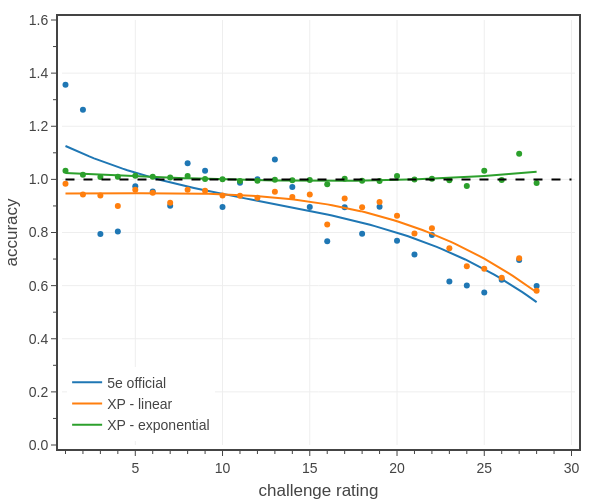

The code cell stored with this chart in its notebook:
### Code cell
# Fig. 3: plots XP accuracy vs level for encounter with a single CR appropriate monster
import pandas as pd

xp_method = 'linear'

# pc stats
classes = list(PC_CLASSES.keys())
pc_data_file = f'../../_classes/xp-and-player-characters/pc data - Medium 2 short rests.json'
dfP = load_pc_data(pc_data_file, [
    'class','level',
    'hit points mean',
    'hit points multiplier',
    'damage per round mean',
    'attack bonus','armor class',
    'encounter XP mean'
])
dfP['adj hit points mean'] = dfP['hit points mean']*dfP['hit points multiplier']
dfP = dfP.rename({
    'adj hit points mean': 'adj HP', 
    'damage per round mean': 'adj DPR', 
    'attack bonus': 'adj AB', 
    'armor class': 'adj AC',
    'encounter XP mean': 'eXP',
}, axis=1)
xp_values = 0.5*np.array(ENCOUNTER_DIFFICULTIES['Daily']['XP'])
dfP['Encounter XP'] = dfP.apply(lambda row: xp_values[row['level']-1], axis=1)
dfP['Encounter eXP']  = dfP.apply(lambda row: estats5e.effXP(row['adj HP'], row['adj AC'], row['adj DPR'], row['adj AB'], method=xp_method, ctype='PC'), axis=1)
dfP = dfP[dfP['class'].isin(classes)]
dfP = dfP[['level','adj HP','adj DPR','adj AC','adj AB','Encounter XP','Encounter eXP']].groupby(['level']).mean()

# monster stats
dfM = pd.read_csv('../../assets/data/monsters.csv')
dfM['eXP']  = dfM.apply(lambda row: estats5e.effXP(row['adj HP'], row['adj AC'], row['adj DPR'], row['adj AB'], method=xp_method, ctype='NPC'), axis=1)
dfM = dfM[dfM['CR'].between(1, 28)]
dfM.sort_values(by='CR', inplace=True)
dfM = dfM[['CR','HP','adj HP','AC','adj AC','adj DPR','adj AB','XP','eXP']].groupby(['CR']).mean()

# create figure
fig = go.Figure()
colors = iter(COLORS)
smooth_factor = 1

name = '5e official'
cr_offset = 0
crs = dfM.index.to_list()
dmg_ratio = np.array([calc_damage_ratio(dfP, dfM, 4*[max(1,min(cr+cr_offset,20))], cr) for cr in crs])
xp_ratio = np.array([calc_xp_ratio(dfP, dfM, 4*[max(1,min(cr+cr_offset,20))], cr) for cr in crs])
fig = tfb.plot_data_and_spline(fig, 
    x=crs, 
    y=xp_ratio/dmg_ratio,
    smooth_factor=smooth_factor, 
    name=name,
    legendgroup=name,
    line_color=next(colors),
    hovertemplate=
            f'<b>{name}</b><br>'+
            'challenge rating %{x}<br>'+
            'accuracy %{y:.2f}'+
            '<extra></extra>',
)

name = 'XP - linear'
dmg_ratio = np.array([calc_damage_ratio(dfP, dfM, 4*[max(1,min(cr+cr_offset,20))], cr) for cr in crs])
xp_ratio = np.array([calc_exp_ratio(dfP, dfM, 4*[max(1,min(cr+cr_offset,20))], cr) for cr in crs])
fig = tfb.plot_data_and_spline(fig, 
    x=crs, 
    y=xp_ratio/dmg_ratio,
    smooth_factor=smooth_factor, 
    name=name,
    legendgroup=name,
    line_color=next(colors),
    hovertemplate=
            f'<b>{name}</b><br>'+
            'challenge rating %{x}<br>'+
            'accuracy %{y:.2f}'+
            '<extra></extra>',
)

name = 'XP - exponential'
xp_method = 'exp'
dfP['Encounter eXP']  = dfP.apply(lambda row: estats5e.effXP(row['adj HP'], row['adj AC'], row['adj DPR'], row['adj AB'], method=xp_method, ctype='PC'), axis=1)
dfM['eXP']  = dfM.apply(lambda row: estats5e.effXP(row['adj HP'], row['adj AC'], row['adj DPR'], row['adj AB'], method=xp_method, ctype='NPC'), axis=1)
dmg_ratio = np.array([calc_damage_ratio(dfP, dfM, 4*[max(1,min(cr+cr_offset,20))], cr) for cr in crs])
xp_ratio = np.array([calc_exp_ratio(dfP, dfM, 4*[max(1,min(cr+cr_offset,20))], cr) for cr in crs])
fig = tfb.plot_data_and_spline(fig, 
    x=crs, 
    y=xp_ratio/dmg_ratio,
    smooth_factor=smooth_factor, 
    name=name,
    legendgroup=name,
    line_color=next(colors),
    hovertemplate=
            f'<b>{name}</b><br>'+
            'challenge rating %{x}<br>'+
            'accuracy %{y:.2f}'+
            '<extra></extra>',
)

fig.add_scatter(
    x=[1,30],
    y=[1,1],
    mode='lines',
    showlegend=False,
    line_color='black',
    line_dash='dash',
)

# show figure
fig.update_layout(
    template=tfb.FIG_TEMPLATE,
    xaxis=dict(
        title_text='challenge rating',
        range=[0.8, 30.2],
        tick0=0, dtick=5,
        minor=dict(tick0=0, dtick=1),
    ),
    yaxis=dict(
        title_text='accuracy',
        range=[0, 1.6],
        tick0=0, dtick=0.2, tickformat='.1f',
        minor=dict(tick0=0, dtick=0.1),
    ),
    legend=dict(
        yanchor='bottom', y=0.01,
        xanchor='left',   x=0.01,
    ),
    width=600, 
    height=500,
)
fig.show(config=tfb.FIG_CONFIG)

# save figures
if SAVEFIGS:
    fig.update_layout(autosize=True, width=None, height=None)
    tfb.save_fig_html(fig, format='large', name=f'./fig-xp-accuracy-vs-cr-matched-large')
    tfb.save_fig_html(fig, format='small', name=f'./fig-xp-accuracy-vs-cr-matched-small', marker_size=4)

### Figure 1 — Plotly figure (JSON) as saved in the notebook; plotly's stock layout.template omitted (floating-point values rounded to 4 significant figures)
{"data": [{"hovertemplate": "<b>5e official</b><br>challenge rating %{x}<br>accuracy %{y:.2f}<extra></extra>", "legendgroup": "5e official", "line": {"color": "#1f77b4"}, "mode": "markers", "name": "5e official", "showlegend": false, "type": "scatter", "x": [1, 2, 3, 4, 5, 6, 7, 8, 9, 10, 11, 12, 13, 14, 15, 16, 17, 18, 19, 20, 21, 22, 23, 24, 25, 26, 27, 28], "y": [1.356, 1.262, 0.7945, 0.8039, 0.974, 0.9548, 0.901, 1.061, 1.033, 0.8959, 0.9877, 1.0, 1.075, 0.9715, 0.896, 0.7672, 0.8952, 0.7955, 0.8967, 0.769, 0.7174, 0.791, 0.616, 0.6006, 0.5745, 0.6218, 0.6967, 0.5986]}, {"hoverinfo": "skip", "legendgroup": "5e official", "line": {"color": "#1f77b4"}, "mode": "lines", "name": "5e official", "showlegend": true, "type": "scatter", "x": [1, 1.273, 1.545, 1.818, 2.091, 2.364, 2.636, 2.909, 3.182, 3.455, 3.727, 4, 4.273, 4.545, 4.818, 5.091, 5.364, 5.636, 5.909, 6.182, 6.455, 6.727, 7, 7.273, 7.545, 7.818, 8.091, 8.364, 8.636, 8.909, 9.182, 9.455, 9.727, 10, 10.27, 10.55, 10.82, 11.09, 11.36, 11.64, 11.91, 12.18, 12.45, 12.73, 13, 13.27, 13.55, 13.82, 14.09, 14.36, 14.64, 14.91, 15.18, 15.45, 15.73, 16.0, 16.27, 16.55, 16.82, 17.09, 17.36, 17.64, 17.91, 18.18, 18.45, 18.73, 19, 19.27, 19.55, 19.82, 20.09, 20.36, 20.64, 20.91, 21.18, 21.45, 21.73, 22, 22.27, 22.55, 22.82, 23.09, 23.36, 23.64, 23.91, 24.18, 24.45, 24.73, 25, 25.27, 25.55, 25.82, 26.09, 26.36, 26.64, 26.91, 27.18, 27.45, 27.73, 28], "y": [1.126, 1.117, 1.109, 1.101, 1.094, 1.086, 1.079, 1.072, 1.065, 1.059, 1.053, 1.046, 1.04, 1.034, 1.029, 1.023, 1.018, 1.013, 1.008, 1.003, 0.9979, 0.9932, 0.9887, 0.9842, 0.9799, 0.9757, 0.9716, 0.9675, 0.9636, 0.9597, 0.9559, 0.9522, 0.9485, 0.9449, 0.9413, 0.9378, 0.9344, 0.9309, 0.9275, 0.9241, 0.9207, 0.9173, 0.914, 0.9106, 0.9072, 0.9038, 0.9004, 0.897, 0.8935, 0.89, 0.8865, 0.8829, 0.8792, 0.8755, 0.8717, 0.8679, 0.8639, 0.8599, 0.8558, 0.8516, 0.8473, 0.8429, 0.8384, 0.8338, 0.829, 0.8241, 0.8191, 0.8139, 0.8086, 0.8031, 0.7975, 0.7917, 0.7857, 0.7795, 0.7732, 0.7667, 0.7599, 0.753, 0.7459, 0.7386, 0.731, 0.7232, 0.7152, 0.707, 0.6985, 0.6897, 0.6807, 0.6715, 0.662, 0.6522, 0.6421, 0.6318, 0.6211, 0.6102, 0.599, 0.5874, 0.5756, 0.5634, 0.5509, 0.5381]}, {"hovertemplate": "<b>XP - linear</b><br>challenge rating %{x}<br>accuracy %{y:.2f}<extra></extra>", "legendgroup": "XP - linear", "line": {"color": "#ff7f0e"}, "mode": "markers", "name": "XP - linear", "showlegend": false, "type": "scatter", "x": [1, 2, 3, 4, 5, 6, 7, 8, 9, 10, 11, 12, 13, 14, 15, 16, 17, 18, 19, 20, 21, 22, 23, 24, 25, 26, 27, 28], "y": [0.9835, 0.9434, 0.9396, 0.8999, 0.9613, 0.9495, 0.912, 0.9606, 0.9576, 0.939, 0.9379, 0.9311, 0.9531, 0.9338, 0.9434, 0.8301, 0.9284, 0.895, 0.915, 0.8631, 0.7959, 0.816, 0.7409, 0.6733, 0.6637, 0.6299, 0.7029, 0.5808]}, {"hoverinfo": "skip", "legendgroup": "XP - linear", "line": {"color": "#ff7f0e"}, "mode": "lines", "name": "XP - linear", "showlegend": true, "type": "scatter", "x": [1, 1.273, 1.545, 1.818, 2.091, 2.364, 2.636, 2.909, 3.182, 3.455, 3.727, 4, 4.273, 4.545, 4.818, 5.091, 5.364, 5.636, 5.909, 6.182, 6.455, 6.727, 7, 7.273, 7.545, 7.818, 8.091, 8.364, 8.636, 8.909, 9.182, 9.455, 9.727, 10, 10.27, 10.55, 10.82, 11.09, 11.36, 11.64, 11.91, 12.18, 12.45, 12.73, 13, 13.27, 13.55, 13.82, 14.09, 14.36, 14.64, 14.91, 15.18, 15.45, 15.73, 16.0, 16.27, 16.55, 16.82, 17.09, 17.36, 17.64, 17.91, 18.18, 18.45, 18.73, 19, 19.27, 19.55, 19.82, 20.09, 20.36, 20.64, 20.91, 21.18, 21.45, 21.73, 22, 22.27, 22.55, 22.82, 23.09, 23.36, 23.64, 23.91, 24.18, 24.45, 24.73, 25, 25.27, 25.55, 25.82, 26.09, 26.36, 26.64, 26.91, 27.18, 27.45, 27.73, 28], "y": [0.947, 0.9468, 0.9467, 0.9467, 0.9466, 0.9466, 0.9467, 0.9467, 0.9468, 0.9469, 0.947, 0.9471, 0.9472, 0.9473, 0.9474, 0.9475, 0.9475, 0.9476, 0.9477, 0.9477, 0.9477, 0.9477, 0.9476, 0.9476, 0.9474, 0.9473, 0.9471, 0.9468, 0.9465, 0.9462, 0.9457, 0.9453, 0.9447, 0.9441, 0.9434, 0.9426, 0.9418, 0.9409, 0.9398, 0.9387, 0.9375, 0.9362, 0.9348, 0.9333, 0.9317, 0.93, 0.9282, 0.9262, 0.9241, 0.9219, 0.9196, 0.9172, 0.9146, 0.9118, 0.9089, 0.9059, 0.9027, 0.8994, 0.8959, 0.8923, 0.8885, 0.8845, 0.8804, 0.876, 0.8715, 0.8669, 0.862, 0.857, 0.8517, 0.8463, 0.8406, 0.8348, 0.8288, 0.8225, 0.816, 0.8094, 0.8025, 0.7953, 0.788, 0.7804, 0.7726, 0.7645, 0.7563, 0.7477, 0.7389, 0.7299, 0.7206, 0.7111, 0.7013, 0.6912, 0.6809, 0.6703, 0.6594, 0.6482, 0.6368, 0.625, 0.613, 0.6007, 0.5881, 0.5752]}, {"hovertemplate": "<b>XP - exponential</b><br>challenge rating %{x}<br>accuracy %{y:.2f}<extra></extra>", "legendgroup": "XP - exponential", "line": {"color": "#2ca02c"}, "mode": "markers", "name": "XP - exponential", "showlegend": false, "type": "scatter", "x": [1, 2, 3, 4, 5, 6, 7, 8, 9, 10, 11, 12, 13, 14, 15, 16, 17, 18, 19, 20, 21, 22, 23, 24, 25, 26, 27, 28], "y": [1.033, 1.018, 1.009, 1.01, 1.014, 1.01, 1.007, 1.013, 1.001, 1.001, 0.9943, 0.9947, 0.9988, 0.9966, 0.9972, 0.9815, 1.002, 0.9947, 0.994, 1.012, 0.9994, 1.002, 0.9963, 0.9749, 1.033, 0.9974, 1.097, 0.9862]}, {"hoverinfo": "skip", "legendgroup": "XP - exponential", "line": {"color": "#2ca02c"}, "mode": "lines", "name": "XP - exponential", "showlegend": true, "type": "scatter", "x": [1, 1.273, 1.545, 1.818, 2.091, 2.364, 2.636, 2.909, 3.182, 3.455, 3.727, 4, 4.273, 4.545, 4.818, 5.091, 5.364, 5.636, 5.909, 6.182, 6.455, 6.727, 7, 7.273, 7.545, 7.818, 8.091, 8.364, 8.636, 8.909, 9.182, 9.455, 9.727, 10, 10.27, 10.55, 10.82, 11.09, 11.36, 11.64, 11.91, 12.18, 12.45, 12.73, 13, 13.27, 13.55, 13.82, 14.09, 14.36, 14.64, 14.91, 15.18, 15.45, 15.73, 16.0, 16.27, 16.55, 16.82, 17.09, 17.36, 17.64, 17.91, 18.18, 18.45, 18.73, 19, 19.27, 19.55, 19.82, 20.09, 20.36, 20.64, 20.91, 21.18, 21.45, 21.73, 22, 22.27, 22.55, 22.82, 23.09, 23.36, 23.64, 23.91, 24.18, 24.45, 24.73, 25, 25.27, 25.55, 25.82, 26.09, 26.36, 26.64, 26.91, 27.18, 27.45, 27.73, 28], "y": [1.024, 1.023, 1.022, 1.022, 1.021, 1.02, 1.019, 1.018, 1.017, 1.016, 1.016, 1.015, 1.014, 1.013, 1.012, 1.012, 1.011, 1.01, 1.009, 1.009, 1.008, 1.007, 1.006, 1.006, 1.005, 1.004, 1.004, 1.003, 1.003, 1.002, 1.001, 1.001, 1.0, 0.9999, 0.9994, 0.9989, 0.9985, 0.9981, 0.9977, 0.9973, 0.9969, 0.9966, 0.9963, 0.996, 0.9957, 0.9954, 0.9952, 0.995, 0.9948, 0.9947, 0.9945, 0.9944, 0.9944, 0.9943, 0.9943, 0.9943, 0.9944, 0.9944, 0.9945, 0.9946, 0.9948, 0.995, 0.9952, 0.9954, 0.9957, 0.996, 0.9964, 0.9967, 0.9971, 0.9976, 0.9981, 0.9986, 0.9991, 0.9997, 1.0, 1.001, 1.002, 1.002, 1.003, 1.004, 1.005, 1.006, 1.007, 1.008, 1.009, 1.01, 1.011, 1.012, 1.013, 1.014, 1.015, 1.017, 1.018, 1.019, 1.021, 1.022, 1.024, 1.025, 1.027, 1.028]}, {"line": {"color": "black", "dash": "dash"}, "mode": "lines", "showlegend": false, "type": "scatter", "x": [1, 30], "y": [1, 1]}], "layout": {"height": 500, "legend": {"x": 0.01, "xanchor": "left", "y": 0.01, "yanchor": "bottom"}, "width": 600, "xaxis": {"dtick": 5, "minor": {"dtick": 1, "tick0": 0}, "range": [0.8, 30.2], "tick0": 0, "title": {"text": "challenge rating"}}, "yaxis": {"dtick": 0.2, "minor": {"dtick": 0.1, "tick0": 0}, "range": [0, 1.6], "tick0": 0, "tickformat": ".1f", "title": {"text": "accuracy"}}}}
